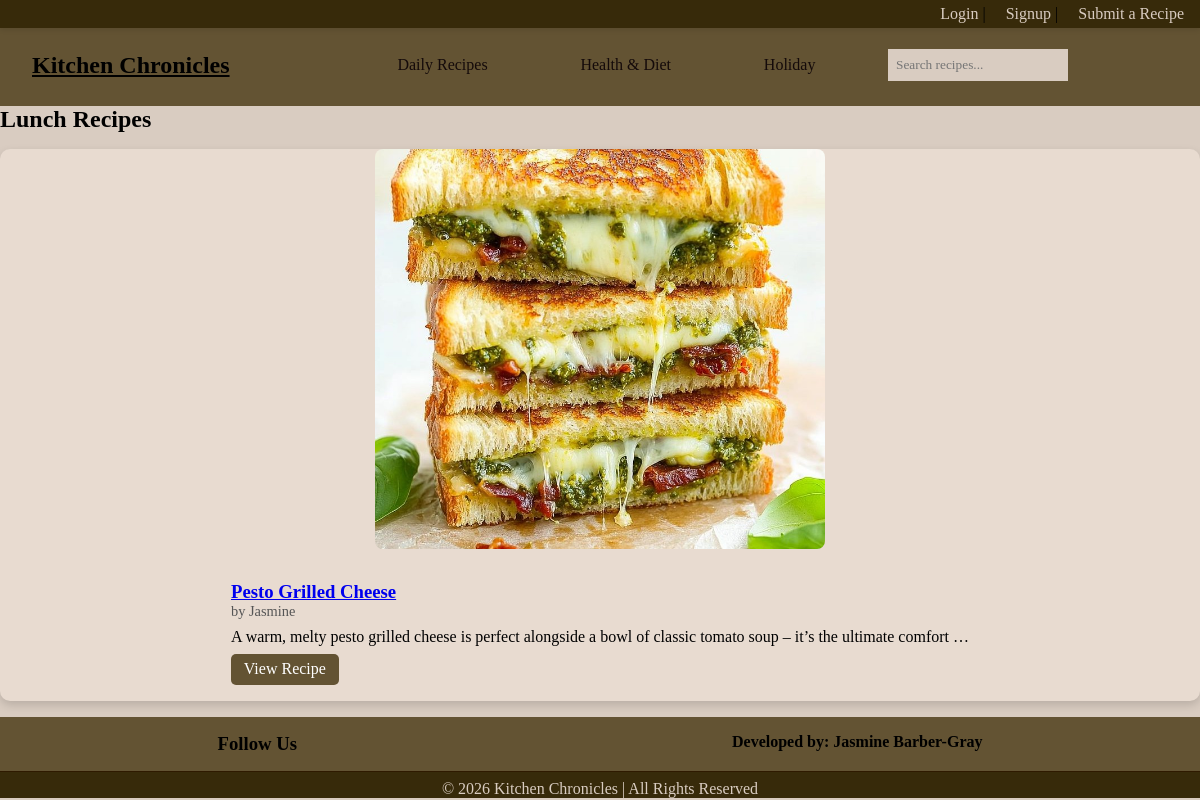
Page /category/Lunch/ on the committed database.
### recipes/models.py (models this page shows, shortened)
class Recipe(models.Model):
    CATEGORY_CHOICES = [
        ('Breakfast', 'breakfast'),
        ('Lunch', 'lunch'),
        ('Dinner', 'dinner'),
        ('Dessert', 'dessert'),
        ('Keto', 'keto'),
        ('Vegan', 'vegan'),
        ('Valentine\'s Day', 'valentine\'s Day'),
        ('Easter', 'easter'),
        ('Halloween', 'halloween'),
        ('Thanksgiving', 'thanksgiving'),
        ('Christmas', 'christmas'),
        ('New Years', 'new years'),
    ]
    title = models.CharField(max_length=200)
    author = models.ForeignKey(User, on_delete=models.CASCADE)
    category = models.CharField(max_length=20, choices=CATEGORY_CHOICES)
    image = models.ImageField(upload_to='recipes/images', blank=True, null=True)
    description = models.TextField()
    ingredients = models.TextField()
    instructions = models.TextField()

### recipes/views.py (the view)
# urls.py: path('category/<str:category>/', views.category_recipes, name='category_recipes'),
def category_recipes(request, category):
    recipes = Recipe.objects.filter(category=category)
    return render(request, "recipes/category.html", {
        "recipes": recipes,
        "category": category
    })

### recipes/templates/recipes/category.html
{% extends 'base.html' %}
{% block content %}
<h2>{{ category }} Recipes</h2>
{% if recipes %}
<div class="recipe-grid">
    {% for recipe in recipes %}
    <div class="recipe-card">
        {% if recipe.image %}
            <img src="{{ recipe.image.url }}" alt="{{ recipe.title }}">
        {% else %}
            <p>No image available</p>
        {% endif %}
        <div class="recipe-content">
            <h3><a href="{% url 'recipe_detail' recipe.id %}">{{ recipe.title }}</a></h3>
            <p class="author">by {{ recipe.author.username }}</p>
            <p>{{ recipe.description|truncatewords:20 }}</p>
            <a href="{% url 'recipe_detail' recipe.id %}" class="view-btn">View Recipe</a>
        </div>
    </div>
    {% endfor %}
</div>
{% else %}
<p>No recipes found in this category.</p>
{% endif %}
{% endblock %}

### recipes/static/recipes/style.css (style rules this page uses)
* { margin: 0; padding: 0; box-sizing: border-box; font-family: Georgia, 'Times New Roman', Times, serif; }
body { background: #d9ccc1; color: #000000; margin: 0; padding: 0; overflow: auto; max-width: 100% }
.recipe-grid { display: grid; grid-template-columns: repeat(auto-fit, minmax(250px, 1fr)); gap: 1.5rem; padding: 1rem 0; }
.recipe-card { background-color: #e8dbd0; border-radius: 10px; overflow: hidden; box-shadow: 0 4px 10px rgba(0,0,0,0.15); transition: transform 0.2s, box-shadow 0.2s; display: flex; flex-direction: column; align-items: center; }
.recipe-card img { width: 100%; max-width: 450px; height: 400px; object-fit: cover; border-radius: 8px; display: block; margin: 0 auto 1rem; }
.recipe-content { padding: 1rem; }
.recipe-content .author { font-size: 0.9rem; color: #555; margin-bottom: 0.5rem; }
.view-btn { display: inline-block; margin-top: 0.5rem; padding: 0.4rem 0.8rem; background-color: #635333; color: white; text-decoration: none; border-radius: 5px; transition: background 0.2s; }

### rows in the picture
Recipe: category "Lunch", image (picture), title "Pesto Grilled Cheese", author.username "Jasmine", description "A warm, melty pesto grilled cheese is perfect alongside a bowl of classic tomato soup – it’s the ultimate comfort …"
